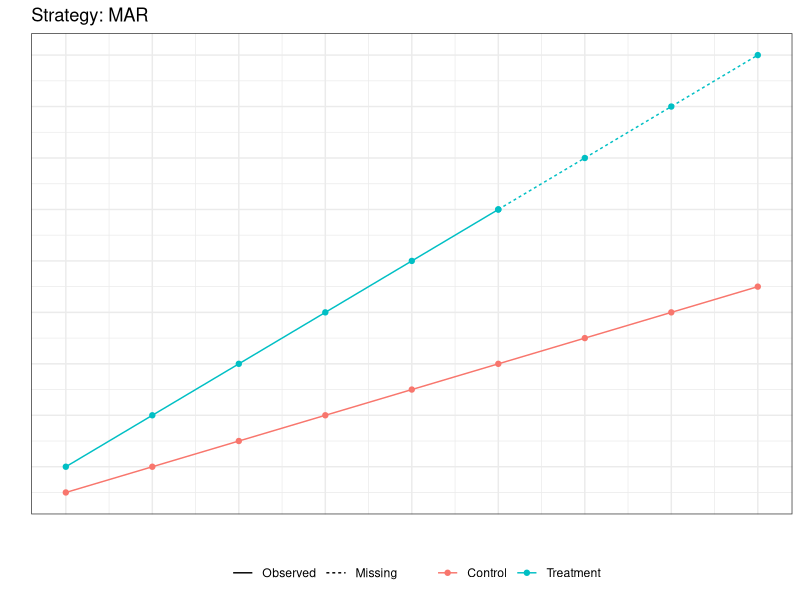
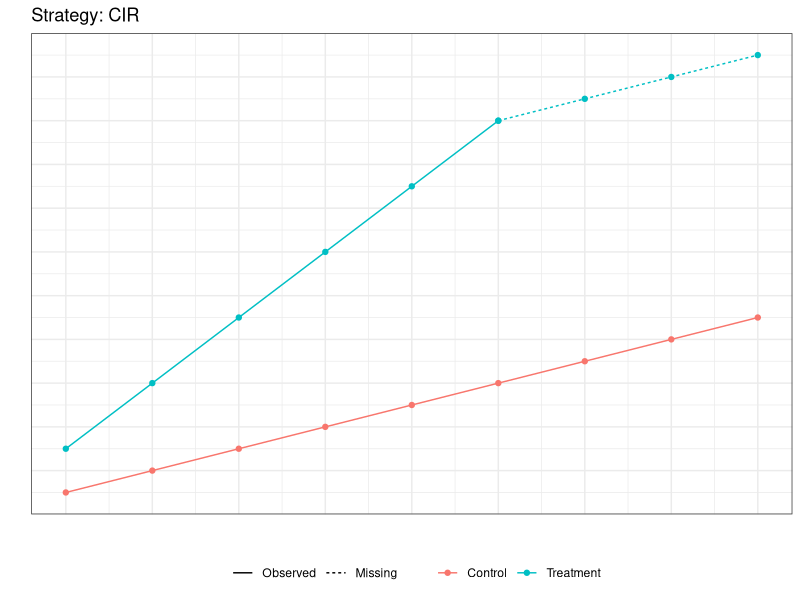
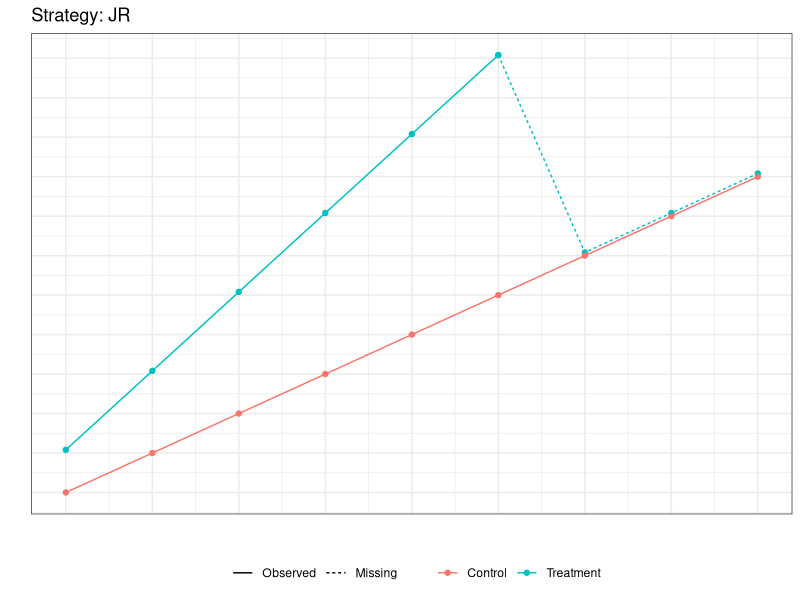
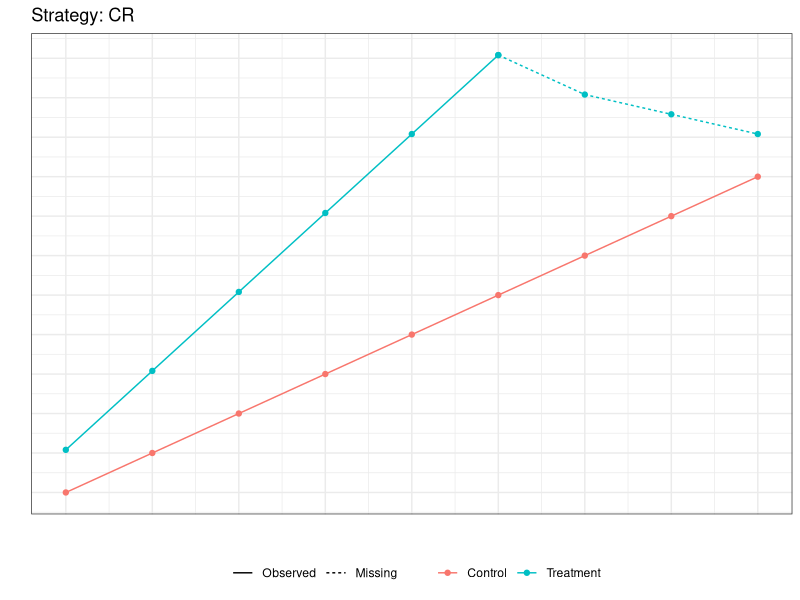

R code for these plots, in order:

library(dplyr)
library(ggplot2)
library(scales)


get_plot <- function(d1, d2, title){
    dat <- bind_rows(d1,d2) %>%
        mutate(type = factor(type, labels = c("Observed", "Missing")))

    ggplot(dat, aes(x=x, y=y, linetype = type, col = group)) +
        geom_point() +
        geom_path() +
        theme_bw() +
        xlab("") +
        ylab("") +
        theme(legend.position = "bottom") +
        scale_color_discrete(name = "") +
        scale_linetype(name = "") +
        scale_y_continuous(breaks = pretty_breaks(10)) +
        scale_x_continuous(breaks = pretty_breaks(10)) +
        ggtitle(title) +
        theme(
            axis.ticks = element_blank(),
            axis.text = element_blank()
        )
}


d2 <- tibble(
    x = 1:9,
    y = x * 1,
    type = "A",
    group = "Control"
)

d1 <- tibble(
    x = c(1,2,3,4,5, 6,6,7,8,9),
    type = c("A", "A", "A", "A", "A", "A", "B", "B", "B", "B"),
    group = "Treatment"
)


d1$y <- c(2,4,6,8,10,12,12,14,16,18)
get_plot(d1, d2, "Strategy: MAR")


d1$y <- c(3,6,9,12,15, 18,18,19,20,21)
get_plot(d1, d2, "Strategy: CIR")


d1$y <- c(2,4,6,8,10, 12,12,7,8,9) + 0.08
get_plot(d1, d2, "Strategy: JR")


d1$y <- c(2,4,6,8,10, 12,12,11,10.5,10) + 0.08
get_plot(d1, d2, "Strategy: CR")
